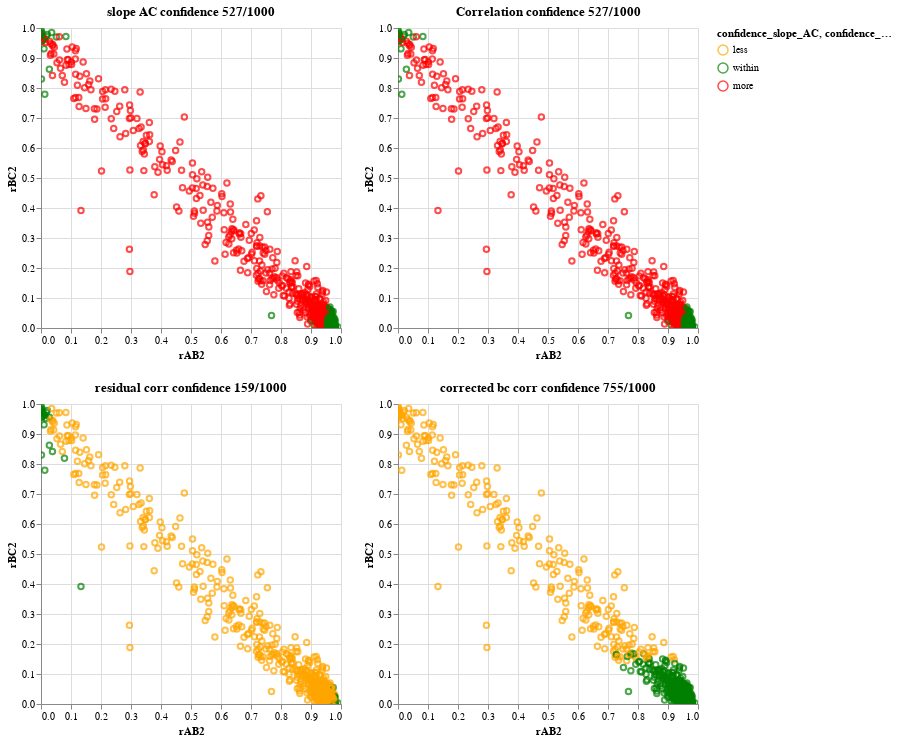

Notebook code for this chart:
### Code cell
run_simulation_with_params(pathway_=radiating,
                               samplesize_=100,
                               dg_=0.5,
                               d1_=0,
                               d2_=0,
                               d3_=0,
                               d4_=0)
chart

### Figure 1 — Vega-Lite specification as saved in the notebook (floating-point values rounded to 4 significant figures; data arrays with more than 128 entries replaced by an {"elided": "..."} marker saying what was removed)
{"config": {"view": {"continuousWidth": 300, "continuousHeight": 300}}, "vconcat": [{"hconcat": [{"mark": {"type": "point"}, "encoding": {"color": {"field": "confidence_slope_AC", "scale": {"domain": ["less", "within", "more"], "range": ["orange", "green", "red"]}, "type": "nominal"}, "x": {"field": "rAB2", "type": "quantitative"}, "y": {"field": "rBC2", "type": "quantitative"}}, "name": "view_317", "title": "slope AC confidence 527/1000", "transform": [{"calculate": "datum.rAB*datum.rAB", "as": "rAB2"}, {"calculate": "datum.rBC*datum.rBC", "as": "rBC2"}]}, {"mark": {"type": "point"}, "encoding": {"color": {"field": "confidence_rAC", "scale": {"domain": ["less", "within", "more"], "range": ["orange", "green", "red"]}, "type": "nominal"}, "x": {"field": "rAB2", "type": "quantitative"}, "y": {"field": "rBC2", "type": "quantitative"}}, "name": "view_318", "title": "Correlation confidence 527/1000", "transform": [{"calculate": "datum.rAB*datum.rAB", "as": "rAB2"}, {"calculate": "datum.rBC*datum.rBC", "as": "rBC2"}]}]}, {"hconcat": [{"mark": {"type": "point"}, "encoding": {"color": {"field": "confidence_residual_corr", "scale": {"domain": ["less", "within", "more"], "range": ["orange", "green", "red"]}, "type": "nominal"}, "x": {"field": "rAB2", "type": "quantitative"}, "y": {"field": "rBC2", "type": "quantitative"}}, "name": "view_319", "title": "residual corr confidence 159/1000", "transform": [{"calculate": "datum.rAB*datum.rAB", "as": "rAB2"}, {"calculate": "datum.rBC*datum.rBC", "as": "rBC2"}]}, {"mark": {"type": "point"}, "encoding": {"color": {"field": "confidence_corrected_bc_corr", "scale": {"domain": ["less", "within", "more"], "range": ["orange", "green", "red"]}, "type": "nominal"}, "x": {"field": "rAB2", "type": "quantitative"}, "y": {"field": "rBC2", "type": "quantitative"}}, "name": "view_320", "title": "corrected bc corr confidence 755/1000", "transform": [{"calculate": "datum.rAB*datum.rAB", "as": "rAB2"}, {"calculate": "datum.rBC*datum.rBC", "as": "rBC2"}]}]}], "data": {"name": "data-ebc5a1514e75251a3a2754a9f01631e1"}, "params": [{"name": "param_41", "select": {"type": "interval", "encodings": ["x", "y"]}, "bind": "scales", "views": ["view_317", "view_318", "view_319", "view_320"]}], "$schema": "https://vega.github.io/schema/vega-lite/v5.16.3.json", "datasets": {"data-ebc5a1514e75251a3a2754a9f01631e1": {"elided": "1000 records"}}}
